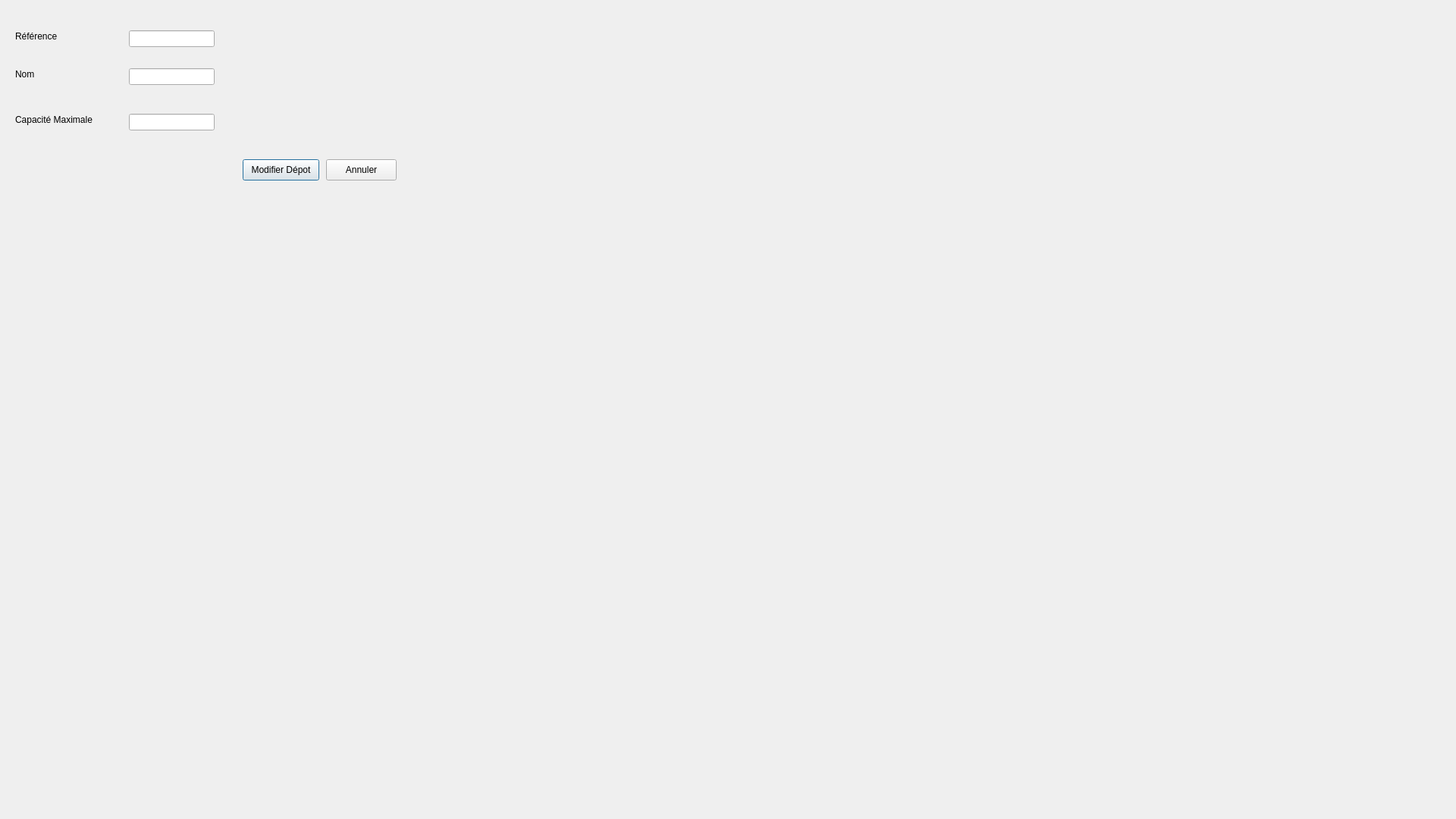
<?xml version="1.0" encoding="UTF-8"?>
<ui version="4.0">
 <class>modifier_dep</class>
 <widget class="QDialog" name="modifier_dep">
  <property name="geometry">
   <rect>
    <x>0</x>
    <y>0</y>
    <width>1920</width>
    <height>1080</height>
   </rect>
  </property>
  <property name="windowTitle">
   <string>Dialog</string>
  </property>
  <widget class="QLineEdit" name="nom">
   <property name="geometry">
    <rect>
     <x>170</x>
     <y>90</y>
     <width>113</width>
     <height>22</height>
    </rect>
   </property>
  </widget>
  <widget class="QLineEdit" name="ref">
   <property name="geometry">
    <rect>
     <x>170</x>
     <y>40</y>
     <width>113</width>
     <height>22</height>
    </rect>
   </property>
  </widget>
  <widget class="QLabel" name="label">
   <property name="geometry">
    <rect>
     <x>20</x>
     <y>40</y>
     <width>61</width>
     <height>16</height>
    </rect>
   </property>
   <property name="text">
    <string>Référence</string>
   </property>
  </widget>
  <widget class="QLineEdit" name="capmax">
   <property name="geometry">
    <rect>
     <x>170</x>
     <y>150</y>
     <width>113</width>
     <height>22</height>
    </rect>
   </property>
  </widget>
  <widget class="QLabel" name="label_5">
   <property name="geometry">
    <rect>
     <x>20</x>
     <y>90</y>
     <width>131</width>
     <height>16</height>
    </rect>
   </property>
   <property name="text">
    <string>Nom</string>
   </property>
  </widget>
  <widget class="QPushButton" name="pushButton">
   <property name="geometry">
    <rect>
     <x>320</x>
     <y>210</y>
     <width>101</width>
     <height>28</height>
    </rect>
   </property>
   <property name="text">
    <string>Modifier Dépot</string>
   </property>
  </widget>
  <widget class="QLabel" name="label_6">
   <property name="geometry">
    <rect>
     <x>20</x>
     <y>150</y>
     <width>131</width>
     <height>16</height>
    </rect>
   </property>
   <property name="text">
    <string>Capacité Maximale</string>
   </property>
  </widget>
  <widget class="QPushButton" name="pushButton_2">
   <property name="geometry">
    <rect>
     <x>430</x>
     <y>210</y>
     <width>93</width>
     <height>28</height>
    </rect>
   </property>
   <property name="text">
    <string>Annuler</string>
   </property>
  </widget>
  <widget class="QLabel" name="label_2">
   <property name="geometry">
    <rect>
     <x>0</x>
     <y>0</y>
     <width>1920</width>
     <height>1080</height>
    </rect>
   </property>
   <property name="text">
    <string/>
   </property>
   <property name="pixmap">
    <pixmap resource="resource.qrc">:/Downloads/74217842_1026617407684361_1400118106809958400_n.png</pixmap>
   </property>
  </widget>
  <zorder>label_2</zorder>
  <zorder>nom</zorder>
  <zorder>ref</zorder>
  <zorder>label</zorder>
  <zorder>capmax</zorder>
  <zorder>label_5</zorder>
  <zorder>pushButton</zorder>
  <zorder>label_6</zorder>
  <zorder>pushButton_2</zorder>
 </widget>
 <resources>
  <include location="resource.qrc"/>
 </resources>
 <connections/>
</ui>
